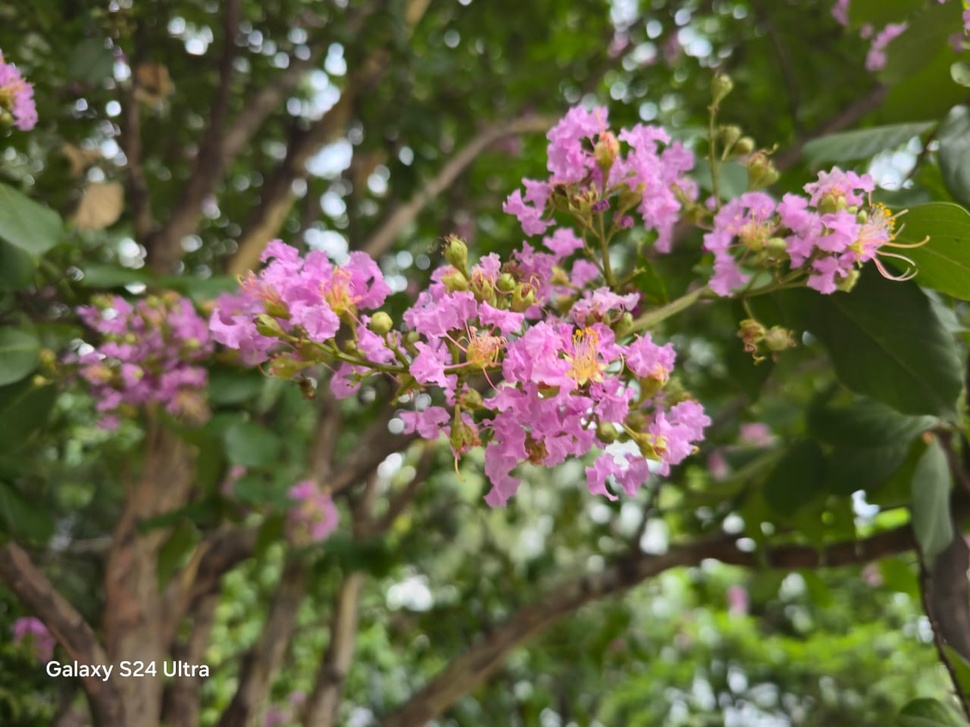
#> input picture fotos/foto01.jpg, 970 x 727 px, shrunk from 1280 x 960 before the run
$ python sincostura.py ../../../fotos/foto01.jpg ../../../fotos/foto02.jpg ../../../fotos/foto02.jpg 5 5
#> lines starting #> are read from the running program, lines starting #| are printed output that depends on the picture; after the words box and inside, x2 and y2 are one past the last pixel; in counts of white or black regions, pixels touching at a corner belong together
### gato-idle/tools/arte/pixellab.py
# Cliente mínimo de la API de PixelLab (v2). La llave NUNCA va en el repositorio: se toma de la
# variable de entorno PIXELLAB_TOKEN (o la inyecta el proxy del entorno en la nube).
import base64, json, os, subprocess, sys, time

API = 'https://api.pixellab.ai/v2'

def call(method, path, body=None):
    cmd = ['curl', '-sS', '-m', '300', '-X', method, API + path, '-H', 'Content-Type: application/json', '-w', '\n%{http_code}']
    if os.environ.get('PIXELLAB_TOKEN'):
        cmd += ['-H', 'Authorization: Bearer ' + os.environ['PIXELLAB_TOKEN']]
    if body is not None:
        cmd += ['--data-binary', '@-']
    out = subprocess.run(cmd, input=json.dumps(body).encode() if body is not None else None, capture_output=True).stdout.decode()
    text, _, code = out.rpartition('\n')
    try:
        data = json.loads(text)
    except Exception:
        data = text
    return int(code or 0), data

# [40 lines left out: functions wait_job, find_images, save_images, strip, not called in this run]

### gato-idle/tools/arte/sincostura.py
# Vuelve repetible una textura: la recorre medio tamaño (las orillas quedan en una cruz al centro) y
# PixelLab repinta esa cruz (inpaint). Uso: python3 -I tools/arte/sincostura.py entrada.png salida.png "descripción" [semilla] [ancho_banda]
import base64, io, json, os, sys
sys.path.insert(0, os.path.dirname(os.path.abspath(__file__)))
from PIL import Image, ImageChops, ImageDraw
import pixellab as pl

src, out, desc = sys.argv[1], sys.argv[2], sys.argv[3]
seed = int(sys.argv[4]) if len(sys.argv) > 4 else 1
band = int(sys.argv[5]) if len(sys.argv) > 5 else 10
im = Image.open(src).convert('RGBA')
w, h = im.size
#> w = 970; h = 727
rolled = ImageChops.offset(im, w // 2, h // 2)
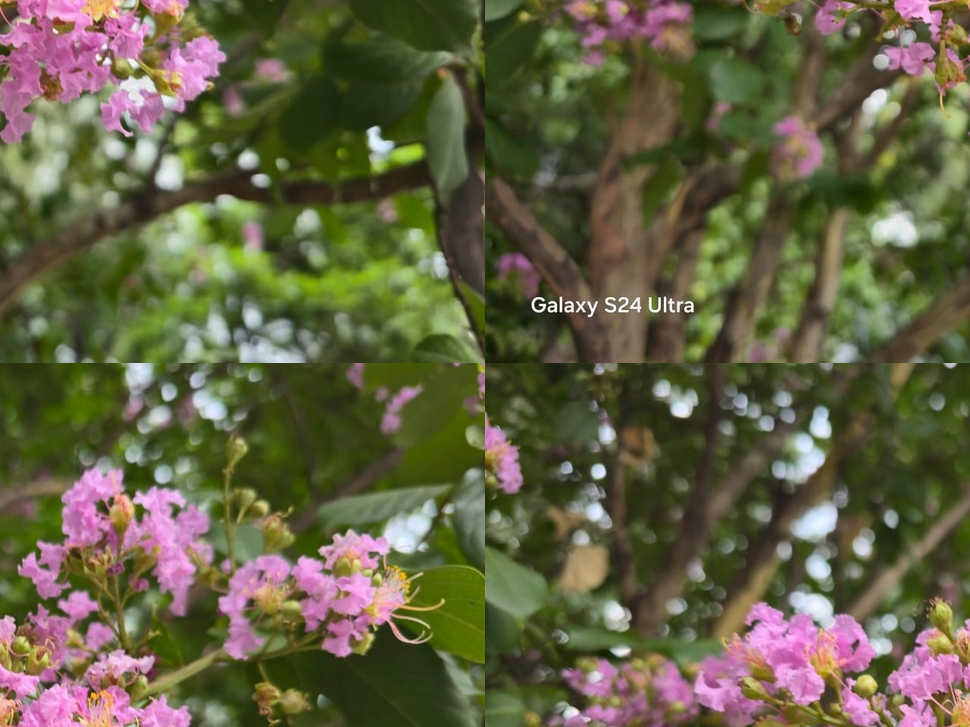
#> rolled: PIL image 970x727 RGBA; mean R, G, B, A 100.6, 97.5, 68.3, 255
mask = Image.new('RGB', (w, h), 'black')
#> mask: PIL image 970x727 RGB; every value is 0
d = ImageDraw.Draw(mask)
d.rectangle([w // 2 - band // 2, 0, w // 2 + band // 2 - 1, h - 1], fill='white')
d.rectangle([0, h // 2 - band // 2, w - 1, h // 2 + band // 2 - 1], fill='white')
b64 = lambda img: base64.b64encode((lambda b: (img.save(b, 'PNG'), b.getvalue())[1])(io.BytesIO())).decode()
body = {'description': desc, 'image_size': {'width': w, 'height': h}, 'inpainting_image': {'type': 'base64', 'base64': b64(rolled)},
        'mask_image': {'type': 'base64', 'base64': b64(mask)}, 'no_background': False, 'seed': seed, 'text_guidance_scale': 3}
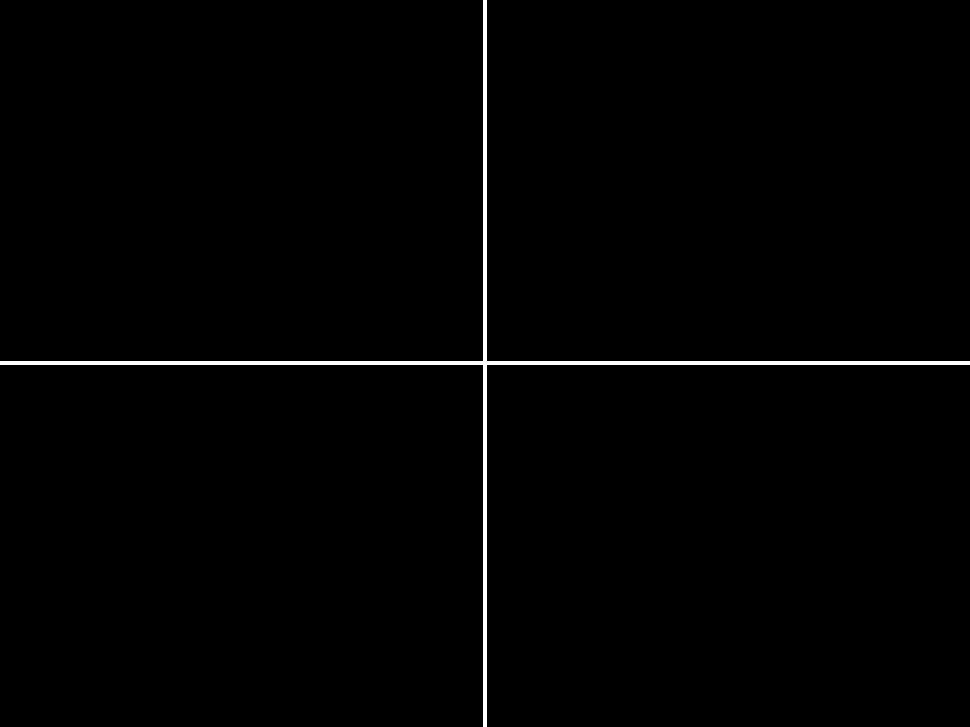
#> mask: PIL image 970x727 RGB; 0.96% white; 1 white region, box (x1, y1, x2, y2) and area: (0, 0, 970, 727) 6772
code, d2 = pl.call('POST', '/inpaint', body)
#> (the run stopped early here; a loop or call above may not have finished)

$ run again, on fotos/foto04.jpg
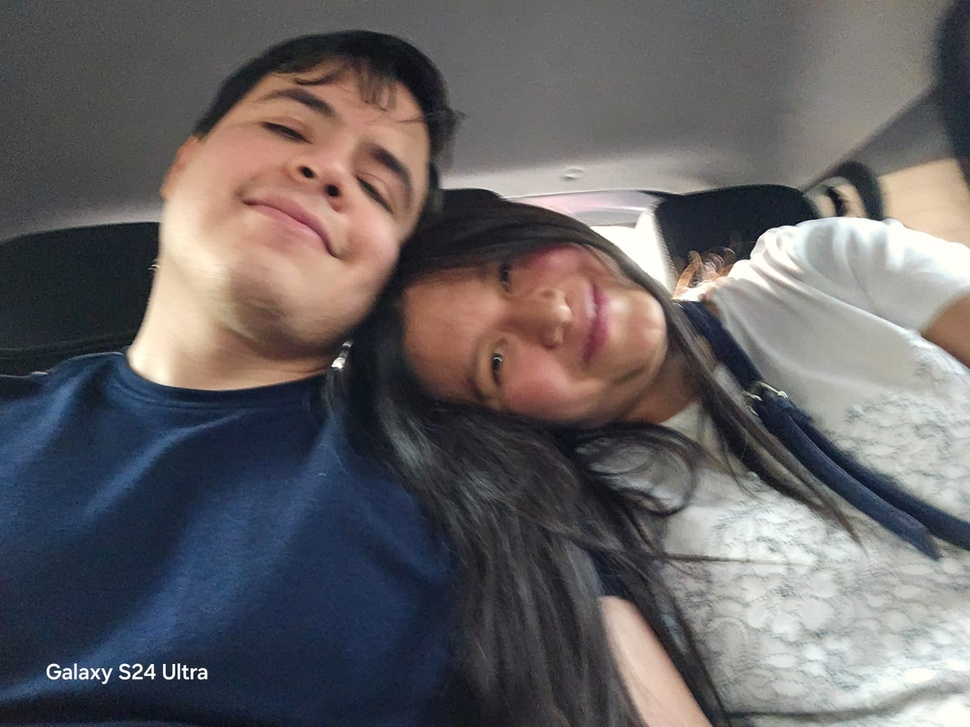
#> input picture fotos/foto04.jpg, 970 x 727 px, shrunk from 1600 x 1200 before the run
#> `rolled = ImageChops.offset(im, w // 2, h // 2)`:
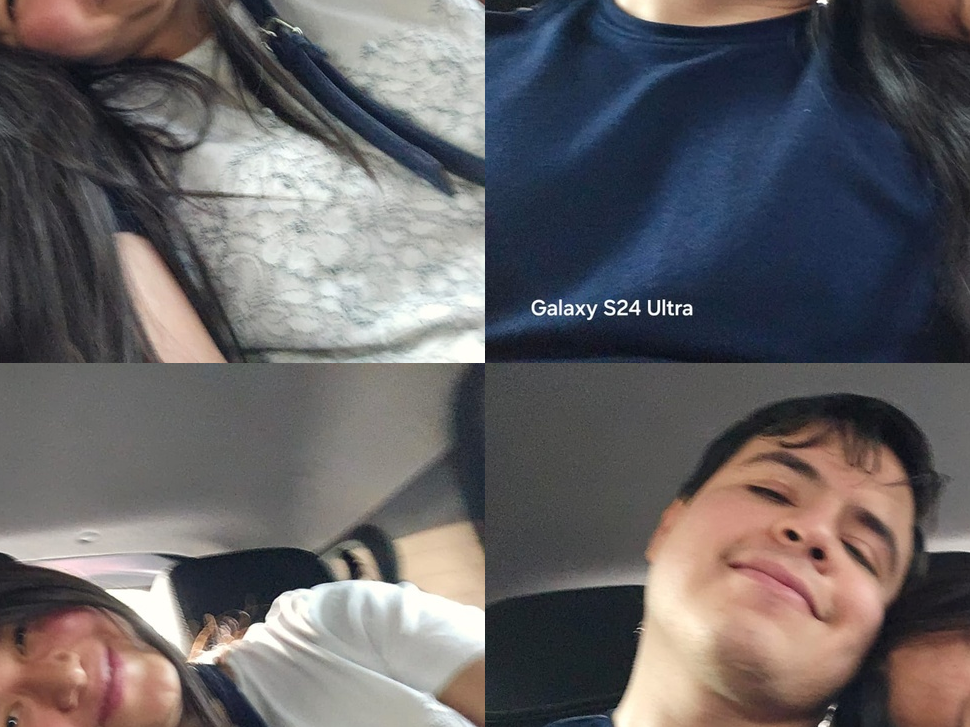
#> rolled: PIL image 970x727 RGBA; mean R, G, B, A 102, 98.3, 100.1, 255

$ run again, on fotos/foto05.jpg
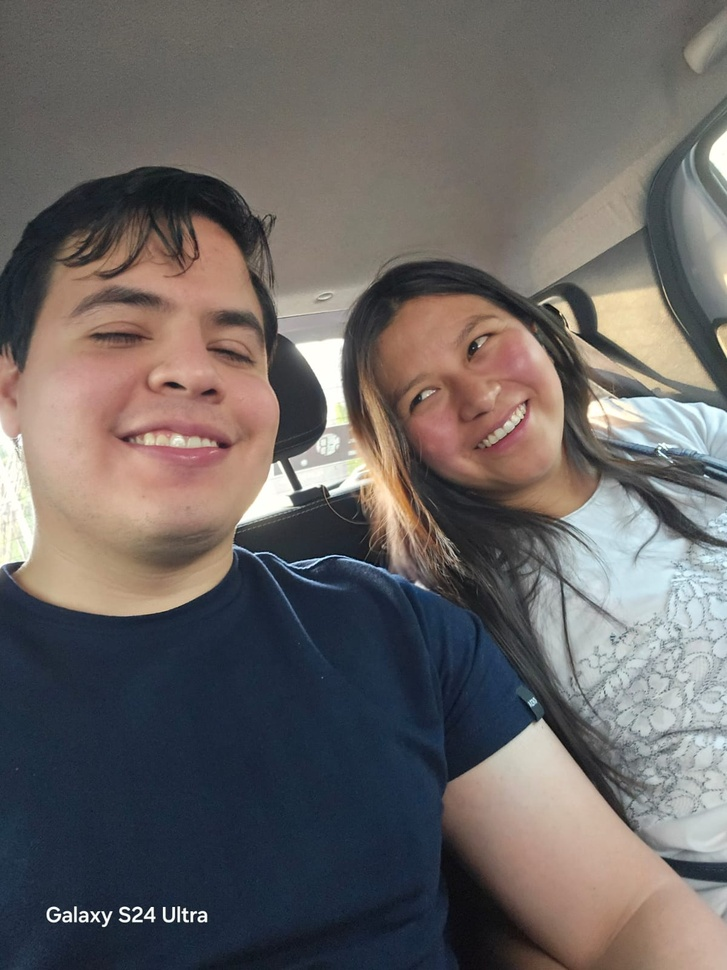
#> input picture fotos/foto05.jpg, 727 x 970 px, shrunk from 1200 x 1600 before the run
#> `rolled = ImageChops.offset(im, w // 2, h // 2)`:
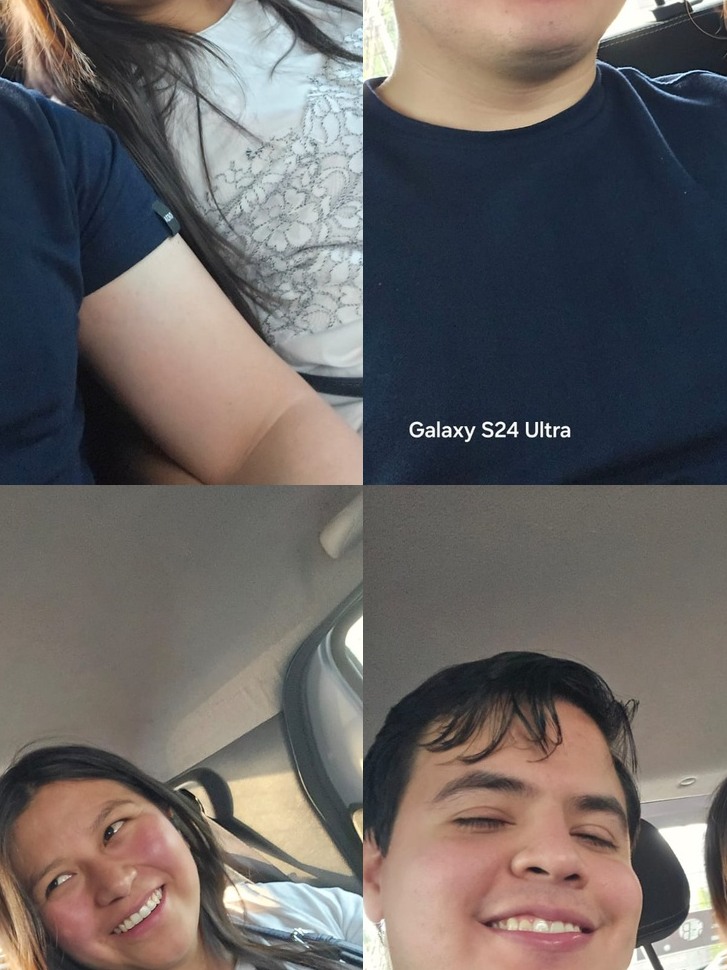
#> rolled: PIL image 727x970 RGBA; mean R, G, B, A 106.4, 101.3, 99.8, 255
#> `body = {'description': desc, 'image_size': {'width': w, 'height': h}, ..`:
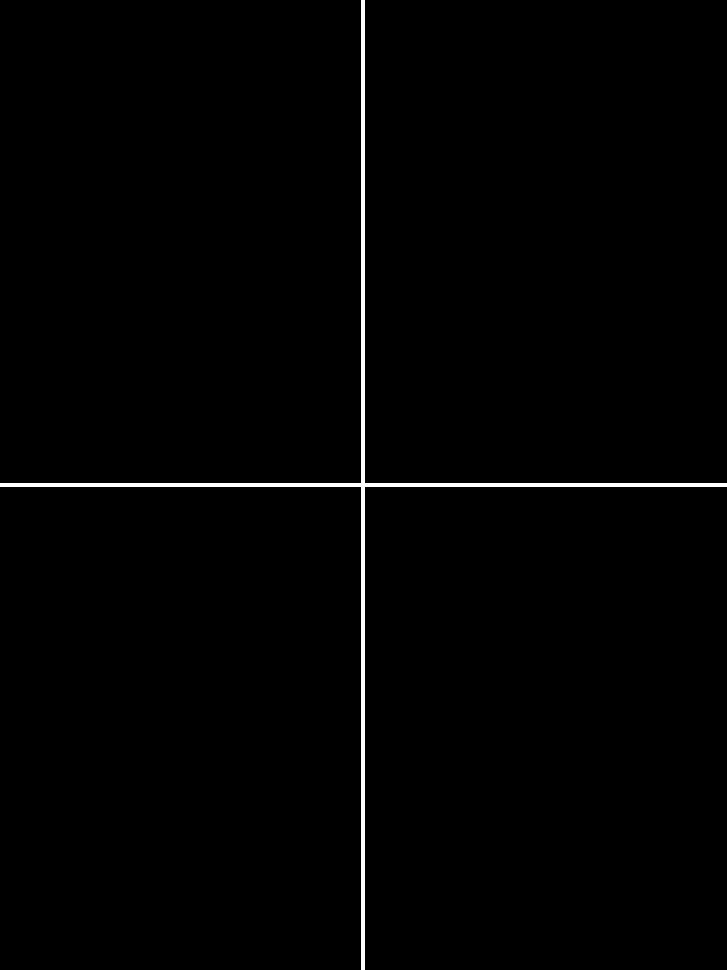
#> mask: PIL image 727x970 RGB; 0.96% white; 1 white region, box (x1, y1, x2, y2) and area: (0, 0, 727, 970) 6772
